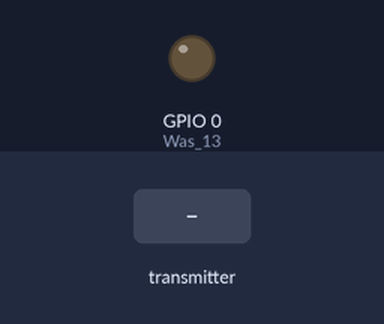
Recording of a sketch running on a simulated ESP32. Parts: output pins drawn as LEDs (lit = HIGH). The inputs (shaded band) are chosen by the test bench.

Above: at 1.2 s.
1.3 s: the transmitter starts sending id = 0
At 3.5 s:
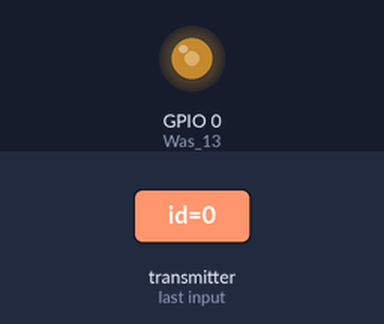
Timing chart, 0 to 10.3 s (numbered marks = the images above; inputs shaded):
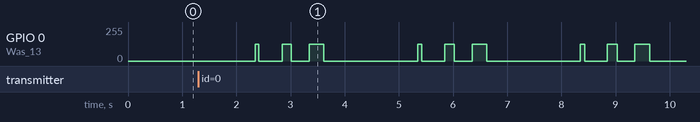

Measured:
- after the input at 1.3 s, GPIO 0 (Was_13): 0/255 → 127/255 after 1.1 s, then repeats every 3.0 s: 0/255 0.44 s, 127/255 0.16 s, 0/255 0.34 s, 127/255 0.26 s, 0/255 1.7 s, 127/255 0.07 s

The sketch:

32-Flower-test.ino
```cpp
//#include <ESP8266WiFi.h>
//#include <espnow.h>

#include <esp_now.h>
#include <WiFi.h>
#include <map>
#include <driver/ledc.h>


using namespace std;


unsigned long lastTime = 0;
unsigned long timerDelay = 300;
bool noise = false;
int clearCount = 0;
//const int inhFreq = 440;


std::map<int, int> rcvBeeData;

// Structure to receive data
// Must match the sender structure
typedef struct bee_struct {
    int id;
} bee_struct;
int rssi;

// Create a bee_struct called beeData to hold the incomming data
bee_struct beeData;

// Callback function that will be executed when data is received
//void OnDataRecv(uint8_t * mac, uint8_t *incomingData, uint8_t len) {

void OnDataRecv(const esp_now_recv_info_t *recv_info, const uint8_t *incomingData, int len) {
  memcpy(&beeData, incomingData, sizeof(beeData));
  //rssi = (uint8_t)*(incomingData - 51) - 100; // Pointer offset -51, subtract 100 for dBm
  int8_t rssi = recv_info->rx_ctrl->rssi;
  rcvBeeData[beeData.id] = rssi;
}

void setup() {
  // Initialize Serial Monitor
  //Serial.begin(115200);

  // Set device as a Wi-Fi Station
  WiFi.mode(WIFI_STA);
  //WiFi.disconnect(); //NOT IN OTHER VERSION

  // Init ESP-NOW
  if (esp_now_init() != 0) {
    //Serial.println("Error initializing ESP-NOW");
    return;
  }
  //pinMode(0, OUTPUT); //Was 13
  ledcAttach(0, 40000, 8);
  //pinMode(1, INPUT); //Was 12

  // Once ESPNow is successfully Init, we will register for recv CB to
  // get recv packer info
  //esp_now_set_self_role(ESP_NOW_ROLE_SLAVE); //NOT IN OTHER VERSION
  esp_now_register_recv_cb(OnDataRecv);
}

void loop() {
  if ((millis() - lastTime) > timerDelay) {
    noise = !noise;
    clearCount = 0;
    lastTime = millis();
  }
  //int quiet = digitalRead(1);
  if (noise == true && (rcvBeeData.size() != 0)) {
    for (auto bee : rcvBeeData) {
      if (bee.second > -80) {
        ledcWrite(0, 127);
      }
    }

  } else {
    rcvBeeData.clear();
    //analogWrite(0,0);
    ledcWrite(0, 0);
  }

}
```
